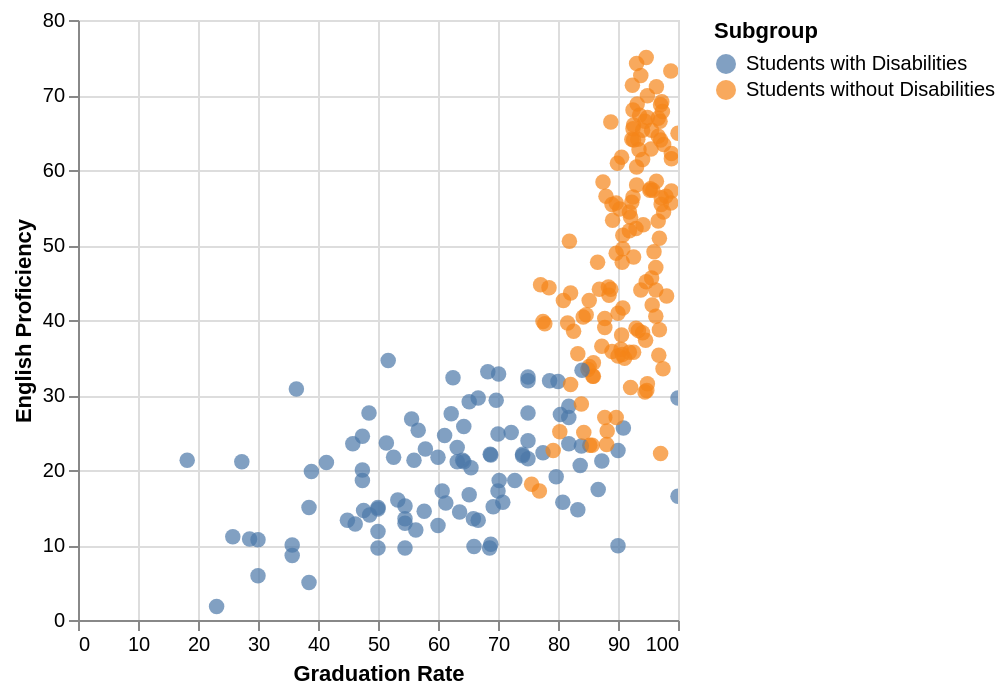

The notebook cell this image was saved under:
### Code cell
alt.Chart(dis_grad_prof).mark_circle(size=60).encode(
    x='Graduation Rate',
    y='English Proficiency',
    color='Subgroup',
    tooltip=['District_Name', 'Graduation Rate', 'English Proficiency']
).interactive()

### Figure 1 — Vega-Lite specification as saved in the notebook (floating-point values rounded to 4 significant figures; data arrays with more than 128 entries replaced by an {"elided": "..."} marker saying what was removed)
{"config": {"view": {"continuousWidth": 300, "continuousHeight": 300}}, "data": {"name": "data-e151d3918c63fb0ac85261af9ede0f82"}, "mark": {"type": "circle", "size": 60}, "encoding": {"color": {"field": "Subgroup", "type": "nominal"}, "tooltip": [{"field": "District_Name", "type": "nominal"}, {"field": "Graduation Rate", "type": "quantitative"}, {"field": "English Proficiency", "type": "quantitative"}], "x": {"field": "Graduation Rate", "type": "quantitative"}, "y": {"field": "English Proficiency", "type": "quantitative"}}, "params": [{"name": "param_1e9efca18e7a2868", "select": {"type": "interval", "encodings": ["x", "y"]}, "bind": "scales"}], "$schema": "https://vega.github.io/schema/vega-lite/v6.4.1.json", "datasets": {"data-e151d3918c63fb0ac85261af9ede0f82": {"elided": "240 records"}}}
